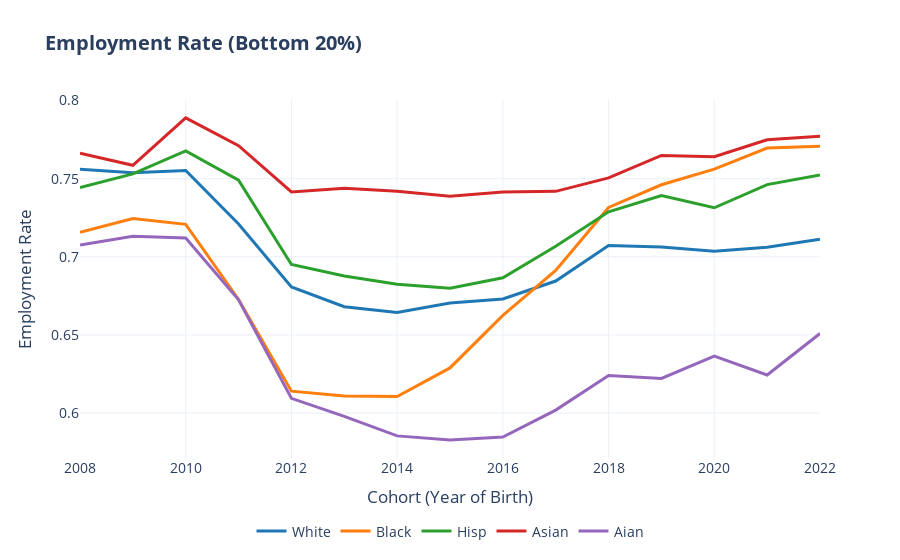

Source (notebook cell):
### Code cell
races = ["white", "black", "hisp", "asian", "aian"]
colors = ['#1f77b4', '#ff7f0e', '#2ca02c', '#d62728', '#9467bd']
fig = go.Figure()

for i, race in enumerate(races):
    fig.add_trace(go.Scatter(
        x=income_demographics["cohort"],
        y=income_demographics[f"emp_{race}_pooled_p1"],
        name=race.capitalize(),
        mode="lines",
        line=dict(color=colors[i], width=3)
    ))

fig.update_layout(
    title="<b>Employment Rate (Bottom 20%)</b>",
    xaxis_title="Cohort (Year of Birth)",
    yaxis_title="Employment Rate",
    template="plotly_white",
    font=dict(size=14),
    legend=dict(orientation="h", yanchor="bottom", y=-0.25, xanchor="center", x=0.5)
)

### Figure 1 — Plotly figure (JSON) as saved in the notebook; plotly's stock layout.template omitted (floating-point values rounded to 4 significant figures)
{"data": [{"line": {"color": "#1f77b4", "width": 3}, "mode": "lines", "name": "White", "type": "scatter", "x": [2008, 2009, 2010, 2011, 2012, 2013, 2014, 2015, 2016, 2017, 2018, 2019, 2020, 2021, 2022], "y": [0.7561, 0.7538, 0.7552, 0.721, 0.6807, 0.6681, 0.6643, 0.6705, 0.673, 0.6845, 0.7073, 0.7062, 0.7036, 0.7061, 0.7113]}, {"line": {"color": "#ff7f0e", "width": 3}, "mode": "lines", "name": "Black", "type": "scatter", "x": [2008, 2009, 2010, 2011, 2012, 2013, 2014, 2015, 2016, 2017, 2018, 2019, 2020, 2021, 2022], "y": [0.7157, 0.7245, 0.7208, 0.6727, 0.614, 0.6109, 0.6106, 0.6289, 0.6625, 0.6913, 0.7316, 0.7461, 0.7561, 0.7696, 0.7708]}, {"line": {"color": "#2ca02c", "width": 3}, "mode": "lines", "name": "Hisp", "type": "scatter", "x": [2008, 2009, 2010, 2011, 2012, 2013, 2014, 2015, 2016, 2017, 2018, 2019, 2020, 2021, 2022], "y": [0.7443, 0.7531, 0.7678, 0.7491, 0.6951, 0.6877, 0.6824, 0.6799, 0.6866, 0.7068, 0.7288, 0.7392, 0.7314, 0.7462, 0.7524]}, {"line": {"color": "#d62728", "width": 3}, "mode": "lines", "name": "Asian", "type": "scatter", "x": [2008, 2009, 2010, 2011, 2012, 2013, 2014, 2015, 2016, 2017, 2018, 2019, 2020, 2021, 2022], "y": [0.7663, 0.7586, 0.7889, 0.7711, 0.7415, 0.7439, 0.7419, 0.7388, 0.7414, 0.7419, 0.7505, 0.7649, 0.7641, 0.7749, 0.7772]}, {"line": {"color": "#9467bd", "width": 3}, "mode": "lines", "name": "Aian", "type": "scatter", "x": [2008, 2009, 2010, 2011, 2012, 2013, 2014, 2015, 2016, 2017, 2018, 2019, 2020, 2021, 2022], "y": [0.7076, 0.7132, 0.712, 0.6725, 0.6094, 0.5979, 0.5854, 0.5827, 0.5847, 0.6019, 0.6241, 0.6222, 0.6365, 0.6244, 0.6509]}], "layout": {"font": {"size": 14}, "legend": {"orientation": "h", "x": 0.5, "xanchor": "center", "y": -0.25, "yanchor": "bottom"}, "title": {"text": "<b>Employment Rate (Bottom 20%)</b>"}, "xaxis": {"title": {"text": "Cohort (Year of Birth)"}}, "yaxis": {"title": {"text": "Employment Rate"}}}}
